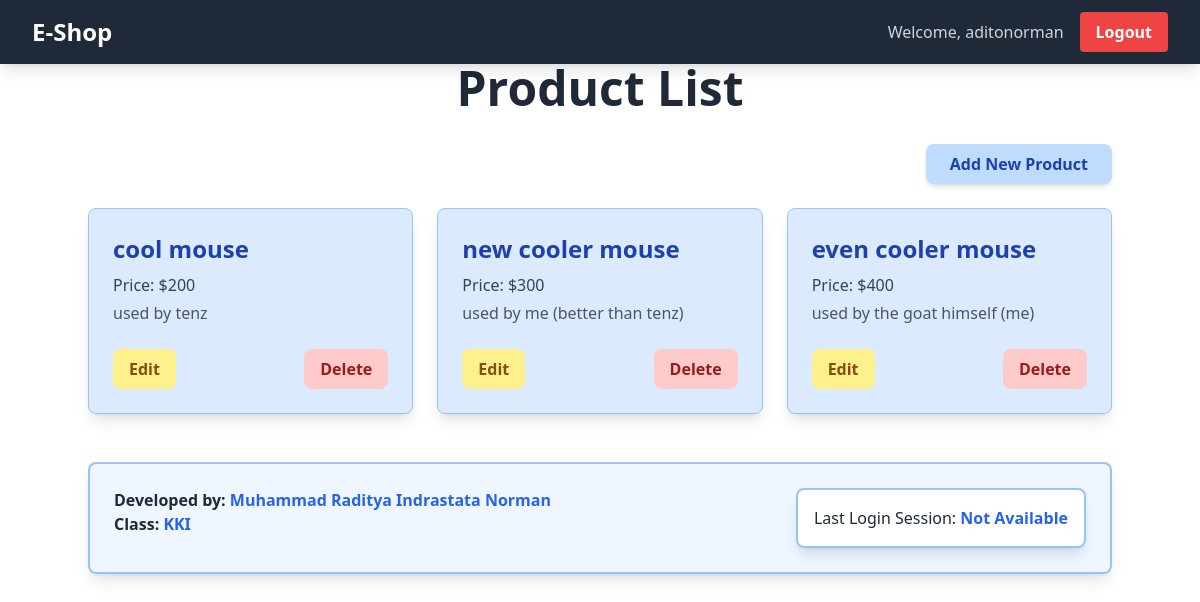
The app's page / (signed in) with its own data.
### main/models.py (models this page shows, shortened)
class Product(models.Model):
    id = models.UUIDField(primary_key=True, default=uuid.uuid4, editable=False)  # Add this line
    name = models.CharField(max_length=255)
    price = models.IntegerField()
    description = models.TextField()
    user = models.ForeignKey(User, on_delete=models.CASCADE)

### main/views.py (the view)
# urls.py: 2. Add a URL to urlpatterns:  path('', views.home, name='home')
@login_required
def home(request):
    products = Product.objects.filter(user=request.user)  # Show only user's products
    context = {
        'app_name': 'E-Commerce App',
        'developer_name': 'Muhammad Raditya Indrastata Norman',
        'class_name': 'KKI',
        'products': products,  # Pass filtered products
        'username': request.user.username,  # Pass the logged-in user's username
        'last_login': request.COOKIES.get('last_login', 'Not Available'),  # Pass last login cookie
    }
    return render(request, 'home.html', context)

### main/templates/home.html (shortened to what this page needs)
{% extends 'base.html' %}
{% load static %}
{% block content %}
  <h1 class="text-5xl font-bold text-center text-gray-800 mb-8">Product List</h1>
  <div class="flex justify-end mb-6">
    <button onclick="showModal()" class="bg-blue-200 hover:bg-blue-300 text-blue-800 font-bold py-2 px-6 rounded-lg transition duration-300 shadow-md">
      Add New Product
    </button>
  </div>
  <div id="product-list" class="grid grid-cols-1 sm:grid-cols-2 lg:grid-cols-3 gap-6">
    {% if products %}
      {% for product in products %}
        <div class="bg-blue-100 shadow-lg rounded-lg p-6 transform transition duration-300 hover:scale-105 hover:shadow-xl border border-blue-300">
          <h2 class="text-2xl font-bold text-blue-800">{{ product.name }}</h2>
          <p class="text-gray-700 mt-2">Price: ${{ product.price }}</p>
          <p class="text-gray-600 mt-1">{{ product.description }}</p>
          <div class="mt-6 flex justify-between">
            <a href="{% url 'edit_product' product.pk %}" class="bg-yellow-200 hover:bg-yellow-300 text-yellow-800 font-bold py-2 px-4 rounded-lg transition duration-300">
              Edit
            </a>
            <a href="{% url 'delete_product' product.pk %}" class="bg-red-200 hover:bg-red-300 text-red-800 font-bold py-2 px-4 rounded-lg transition duration-300">
              Delete
            </a>
          </div>
        </div>
      {% endfor %}
    {% else %}
      <div class="flex flex-col items-center justify-center min-h-[24rem] no-products-message">
        <img src="{% static 'image/as.gif' %}" alt="No products" class="w-32 h-32 mb-4"/>
        <p class="text-center text-gray-600">No products available.</p>
      </div>
    {% endif %}
  </div>
  <div class="mt-12 flex items-start justify-between bg-blue-50 border-2 border-blue-300 rounded-lg p-6 shadow-lg">
    <div>
      <p class="text-gray-800 font-semibold">Developed by: <span class="font-bold text-blue-600">{{ developer_name }}</span></p>
      <p class="text-gray-800 font-semibold">Class: <span class="font-bold text-blue-600">{{ class_name }}</span></p>
    </div>
    <div class="ml-4 bg-white border-2 border-blue-300 rounded-lg p-4 shadow-lg">
      <p class="text-gray-800">Last Login Session: <span class="font-bold text-blue-600">{{ last_login }}</span></p>
    </div>
  </div>
{% endblock %}

### templates/navbar.html (shortened to what this page needs)
<nav class="bg-gray-800 shadow-lg fixed top-0 left-0 z-40 w-screen">
    <div class="max-w-7xl mx-auto px-4 sm:px-6 lg:px-8">
      <div class="flex items-center justify-between h-16">
        <div class="flex items-center">
          <h1 class="text-2xl font-bold text-center text-white">E-Shop</h1>
        </div>
        <div class="hidden md:flex items-center">
          {% if user.is_authenticated %}
            <span class="text-gray-300 mr-4">Welcome, {{ user.username }}</span>
            <a href="{% url 'logout' %}" class="text-center bg-red-500 hover:bg-red-600 text-white font-bold py-2 px-4 rounded transition duration-300">
              Logout
            </a>
          {% endif %}
        </div>
      </div>
    </div>
</nav>

### records on screen
Product: name "cool mouse", price "200", description "used by tenz"
Product: name "new cooler mouse", price "300", description "used by me (better than tenz)"
Product: name "even cooler mouse", price "400", description "used by the goat himself (me)"

### other values on screen
{{ user.username }} "aditonorman"
{{ developer_name }} "Muhammad Raditya Indrastata Norman"
{{ class_name }} "KKI"
{{ last_login }} "Not Available"
